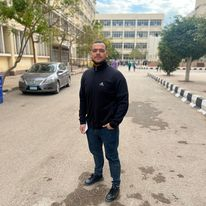
#> input picture opencv_chapters/photos/ibra.jpg, 206 x 206 px, found by its file name
$ python chapter2.py
#> lines starting #> are read from the running program, lines starting #| are printed output that depends on the picture; after the words box and inside, x2 and y2 are one past the last pixel; in counts of white or black regions, pixels touching at a corner belong together
import cv2 as cv
import numpy as np

kernel = np.ones((5,5),np.uint8)

img = cv.imread('opencv_chapters/photos/ibra.jpg')
#> img is the input picture: shape (206, 206, 3); mean B, G, R 137.8, 152, 159.7
cv.imshow('image', img)
#========================================================================================
gray = cv.cvtColor(img, cv.COLOR_BGR2GRAY)
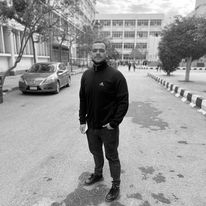
#> gray: shape (206, 206); min 0, max 255, mean 152.7
cv.imshow('gray', gray)
#========================================================================================
blur = cv.GaussianBlur(gray, (7,7), 0)
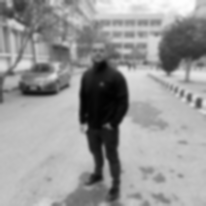
#> blur: shape (206, 206); min 2, max 254, mean 152.7
cv.imshow('blur', blur)
#========================================================================================
canny = cv.Canny(img,100,100)
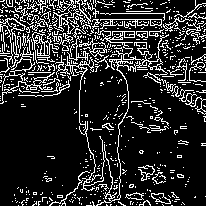
#> canny: shape (206, 206); 17% white in thin lines or dots
cv.imshow('canny wedges', canny)
#========================================================================================
dailation = cv.dilate(canny, kernel, iterations=2)
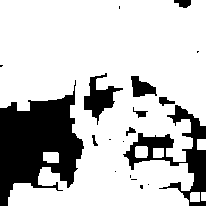
#> dailation: shape (206, 206); 76.9% white; 19 black regions (10 under 20 px), largest, box (x1, y1, x2, y2) and area: (0, 80, 84, 206) 6013, (123, 105, 206, 206) 2318, (84, 73, 123, 125) 771
cv.imshow('dailate', dailation)
#========================================================================================
erode = cv.erode(dailation,kernel,iterations=2)
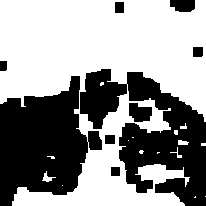
#> erode: shape (206, 206); 58.4% white; 9 black regions, largest, box (x1, y1, x2, y2) and area: (80, 69, 206, 206) 8373, (0, 76, 102, 206) 8252, (129, 103, 152, 122) 336
cv.imshow('eroded', erode)
cv.waitKey(0)
